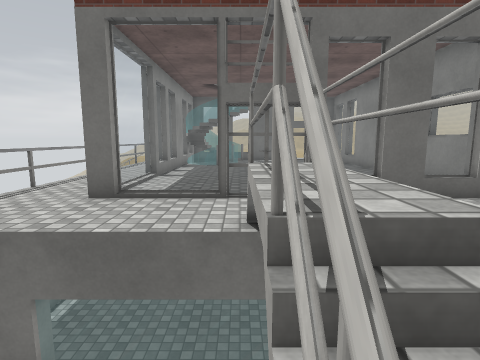
[1] (above)

16 first-person views from a walk through a 3-D level made in the Unity game engine. The camera is 1.3 m above the floor, tilts 8° down and sees 80° across. The floor is counted in squares, 1 m on a side. Each view is taken from the middle of a square. On the plan, view 1 faces up. The plan holds only what a view shows up to about 13 squares ahead; the rest is blank. The place goes on beyond the plan. The player is left out. Door leaves are left out, so doorways stand open. Surface patterns are stand-ins for the level's own textures.

[2]
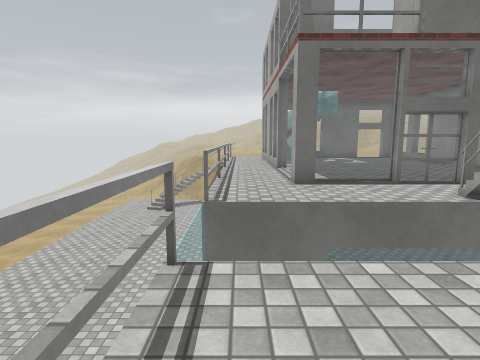

[3]
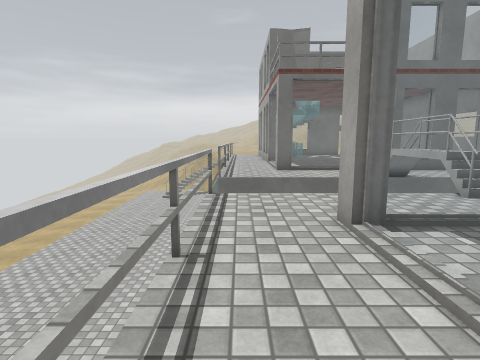

[4]
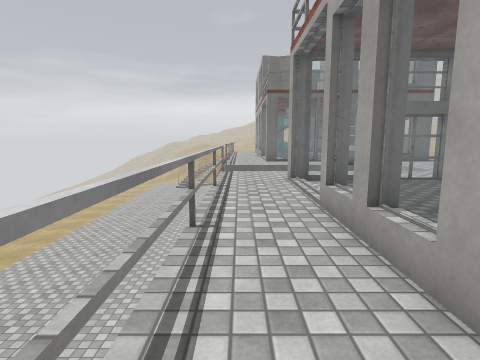

[5]
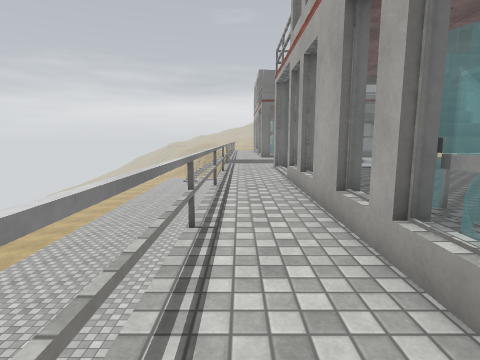

[6]
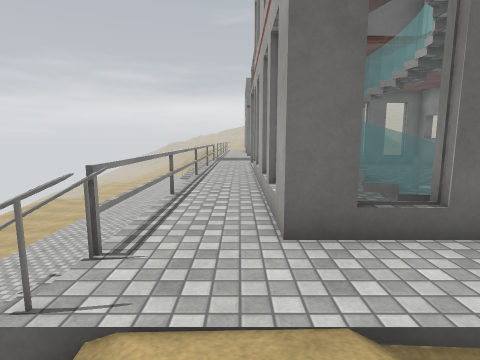

[7]
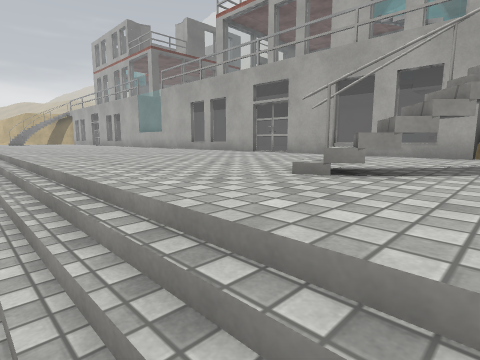

[8]
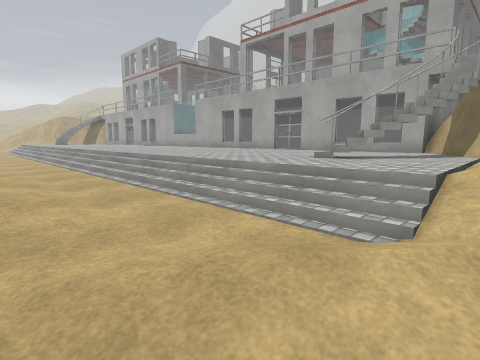

[9]
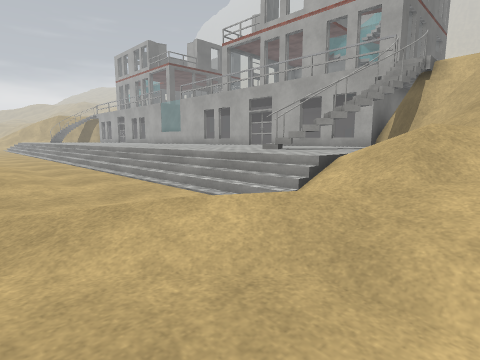

[10]
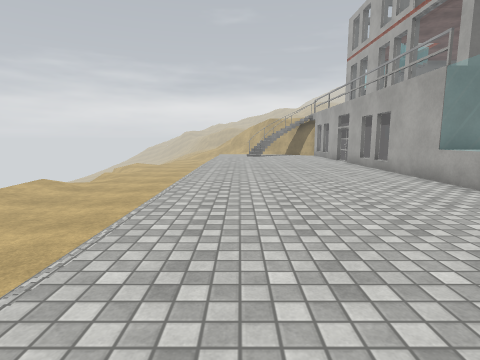

[11]
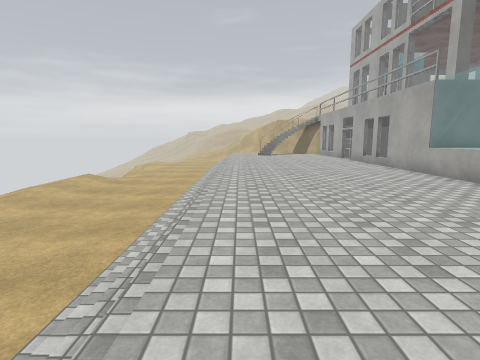

[12]
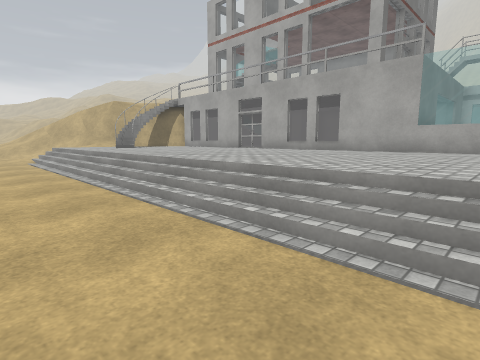

[13]
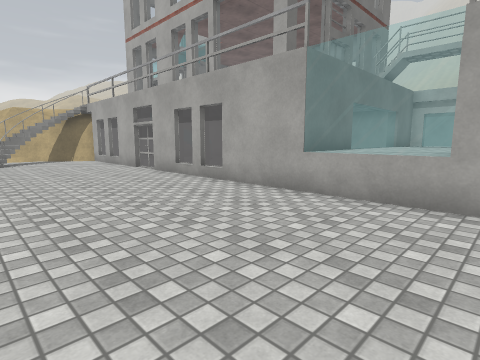

[14]
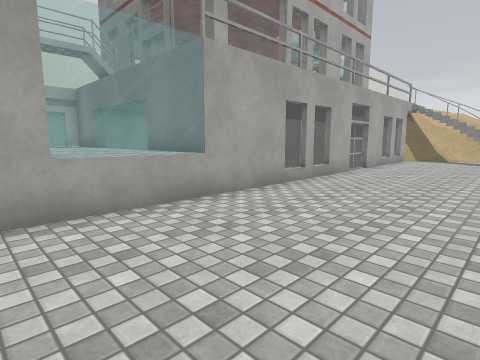

[15]
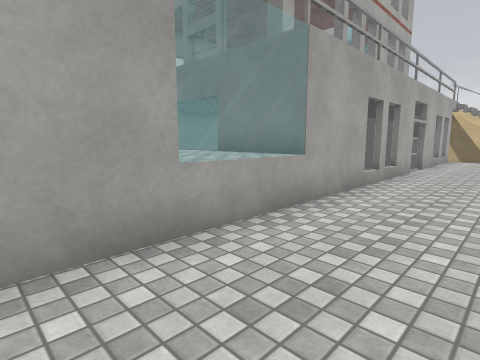

[16]
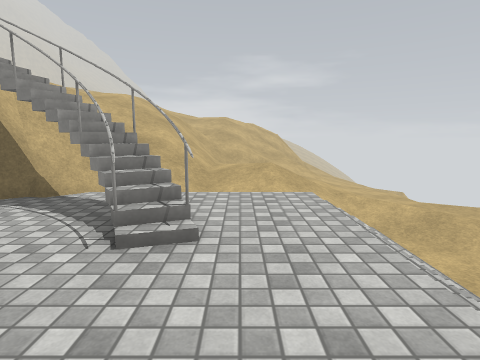

### Floor plan
Key: @ floor where view 1 was taken; # wall or solid block; . main floor; - floor 0.25 m lower than the main floor; _ floor 0.5 m lower than the main floor; < floor 0.75 m lower than the main floor; ( floor 1 m lower than the main floor; : floor 3.5 m higher than the main floor; / step, stairs or slope; D open door; = window, fence, low wall or low ledge; v drop or lower ground.
Columns run from 19 left of view 1 to 6 right of it. Each row starts with its distance up from view 1.
 16   ((/
 15   ((//  ...
 14   ((//. ....
 13   ((//.......   =:::    :#
 12   ((//.......=::#:::    :
 11   ((//.......v::=:::: :::
 10   ((//.......v::=#D::::: #
  9   ((//.......v::=::D:::  #
  8 ((((//.......v::=::#:::  #
  7 <(((//.......v::====#==#=
  6 <(((//.......v:::::::::::
  5 <(((//.......v:::::::::
  4 <(((//.......#vvvvv##vv
  3 <(((//.......=vvvvv##vv
  2 <(((//.......=vvvvv##vv
  1 <(((//.......=vvvvv##vv
  0 <(((//.......v:::::@::
 -1  (((//.......v::::::::
 -2  (((//.......v::#= ===
 -3  (((//.......v::=: #:
 -4  <((//.......v::= :D  ::
 -5   ((//.......v::=#D: :::
 -6  /<(//.......#::=:::::::
 -7  _<(//........::#::::::
 -8  /<(//.......=::=::::::
 -9  <<(//.......v::#:::::
-10  <<(//.......v::DD=::
-11 <<<(//.......v::=#==:
-12 /(((//.......v::##==
-13 /(((//..##...v::=#=
-14 <<<(//..###..v::#=#
-15 <<////...##///:::::
-16 <///////////##:://
-17 <(//////// /////
-18 /<(/////////// /
-19 /((/-- ///////

Where each view was taken, in squares from view 1:
view 1: 0 up, 0 right, facing up
view 2: 2 down, 5 left, facing up
view 3: 6 down, 5 left, facing up
view 4: 11 down, 5 left, facing up
view 5: 15 down, 5 left, facing up
view 6: 18 down, 4 left, facing up
view 7: 15 down, 15 left, facing up-right
view 8: 17 down, 19 left, facing up-right
view 9: 19 down, 19 left, facing up-right
view 10: 5 down, 12 left, facing up
view 11: 7 down, 13 left, facing up
view 12: 1 up, 18 left, facing up-right
view 13: 0 up, 12 left, facing up-right
view 14: 5 up, 11 left, facing down-right
view 15: 6 up, 9 left, facing down-right
view 16: 9 down, 12 left, facing down
